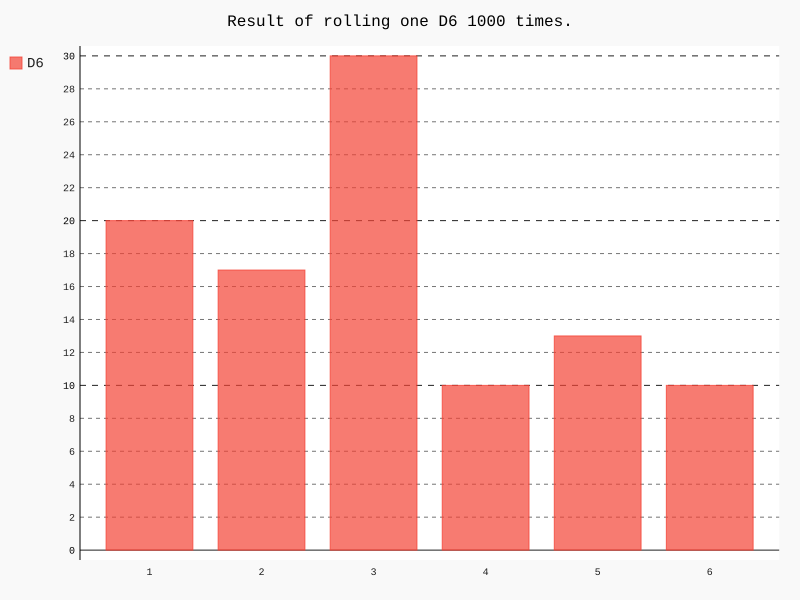

This figure's Python source:
#!/usr/bin/env python
# -*- coding: utf-8 -*-

__mtime__ = '08/07'
from die import Die
import pygal

#创建一个D6
die = Die()

#投掷骰子，并将结果存储在一个列表里
results = []
for roll_num in range(100):
    result = die.roll()
    results.append(result)

#分析结果
frequencies = []
for value in range(1, die.num_sides+1):
    #统计骰子每个面出现的次数
    frequency = results.count(value)
    print(frequency)
    frequencies.append(frequency)
print(frequencies)

hist = pygal.Bar()

hist.title = "Result of rolling one D6 1000 times."
hist.x_labels = ['1', '2', '3', '4', '5', '6']
hist._x_title = "Result"
hist._y_title = "Frequency of Result"

hist.add('D6', frequencies)
hist.render_to_file('die_visual.svg')
